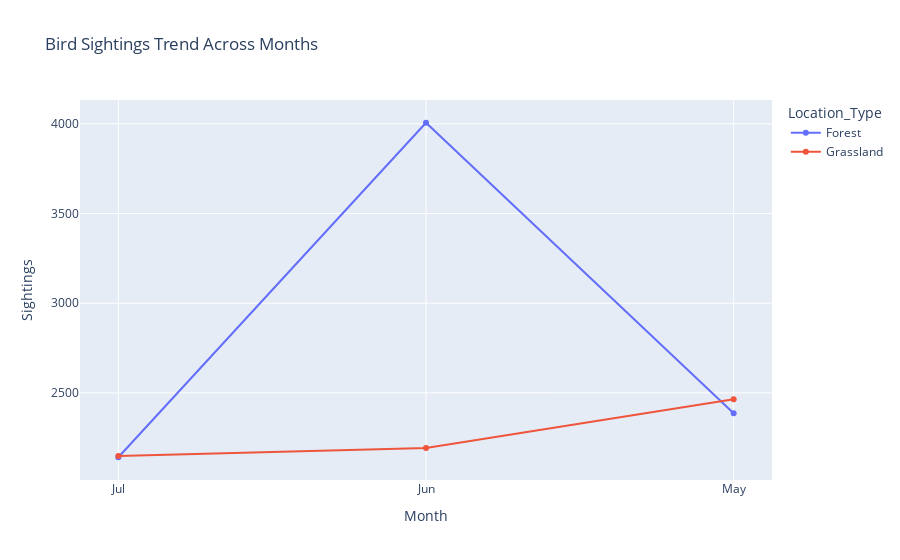

Write notebook code for a chart like this one.
### Code cell
#Temporal Analysis 
#  1 Seasonal Trends  
print('############################### Temporal Analysis ###########################################################')
#F_processed['Date']=pd.to_datetime(F_processed['Date'])
            
combined_data['Month'] =combined_data['Date'].dt.strftime('%b')
monthly_heatmap_data = combined_data.pivot_table(values='Common_Name', index='Month', aggfunc='count')
#print(monthly_heatmap_data)
#print(monthly_heatmap_data.columns)
            
# Plot heatmap
plt.figure(figsize=(8, 4))
sns.heatmap(monthly_heatmap_data, cmap="coolwarm", annot=True, fmt=".0f", linewidths=0.5)

plt.title("Month-wise Bird Count Observations")
plt.xlabel("Observation Bird Count")
plt.ylabel("Month")
plt.show()
print("Analysis:")
print(" More species are observed only in specific month (Jun) may be that month is more suitable for their highlighting migration")

temporal = combined_data.groupby(['Month', 'Location_Type']).size().reset_index(name='Sightings')
fig=px.line(temporal, x='Month', y='Sightings', color='Location_Type', markers=True,
                   title="Bird Sightings Trend Across Months")
fig.show()

### Figure 1 — Plotly figure (JSON) as saved in the notebook; plotly's stock layout.template omitted (floating-point values rounded to 4 significant figures)
{"data": [{"hovertemplate": "Location_Type=Forest<br>Month=%{x}<br>Sightings=%{y}<extra></extra>", "legendgroup": "Forest", "line": {"color": "#636efa", "dash": "solid"}, "marker": {"symbol": "circle"}, "mode": "lines+markers", "name": "Forest", "orientation": "v", "showlegend": true, "type": "scatter", "x": ["Jul", "Jun", "May"], "xaxis": "x", "y": [2141, 4006, 2386], "yaxis": "y"}, {"hovertemplate": "Location_Type=Grassland<br>Month=%{x}<br>Sightings=%{y}<extra></extra>", "legendgroup": "Grassland", "line": {"color": "#EF553B", "dash": "solid"}, "marker": {"symbol": "circle"}, "mode": "lines+markers", "name": "Grassland", "orientation": "v", "showlegend": true, "type": "scatter", "x": ["Jul", "Jun", "May"], "xaxis": "x", "y": [2148, 2193, 2464], "yaxis": "y"}], "layout": {"legend": {"title": {"text": "Location_Type"}, "tracegroupgap": 0}, "title": {"text": "Bird Sightings Trend Across Months"}, "xaxis": {"anchor": "y", "domain": [0, 1], "title": {"text": "Month"}}, "yaxis": {"anchor": "x", "domain": [0, 1], "title": {"text": "Sightings"}}}}
